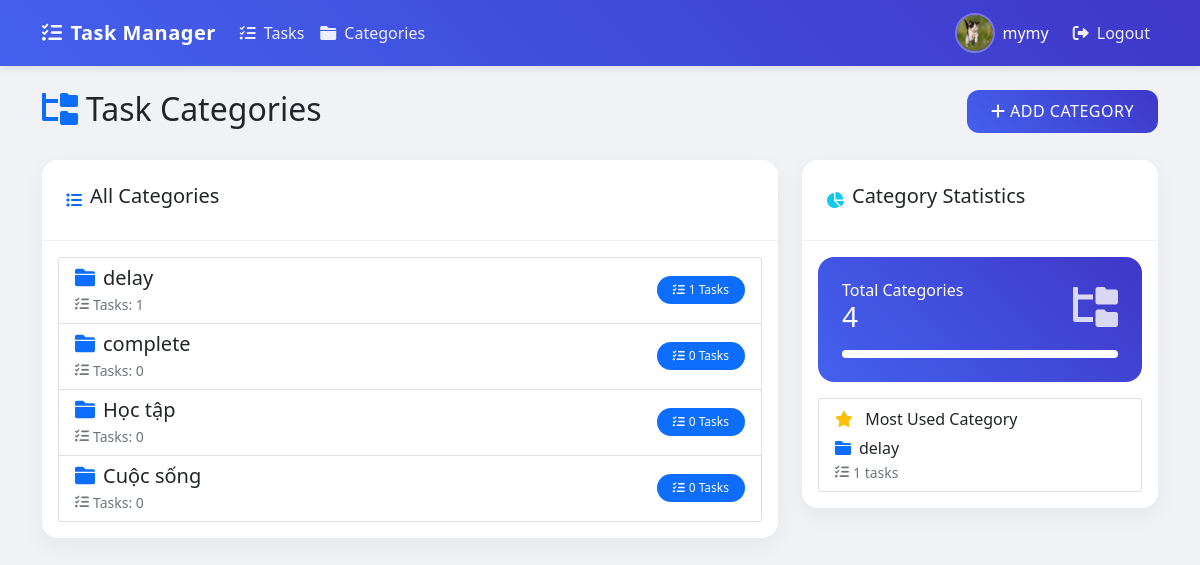
Before: /categories (signed in) with the older database file.
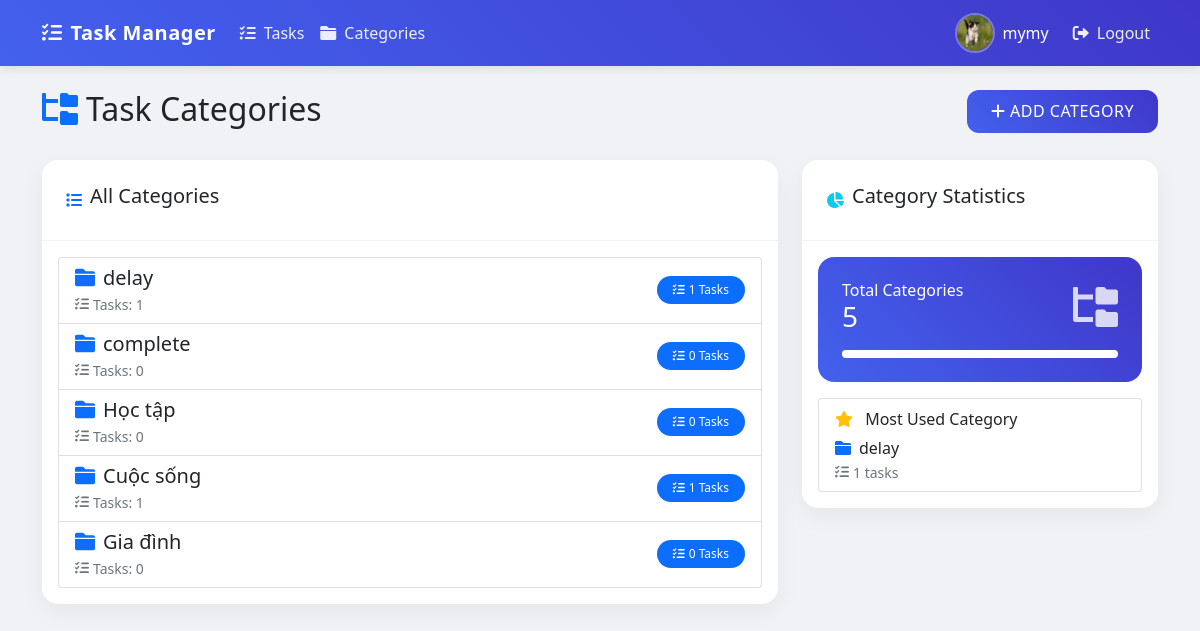
After: the same page with the newer database file.
### app.py (models this page shows)
class Category(db.Model):
    id = db.Column(db.Integer, primary_key=True)
    name = db.Column(db.String(100), nullable=False)
    tasks = db.relationship('Task', backref='category', lazy=True)

### app.py (the view, shortened to what this page needs)
@app.route('/categories', methods=['GET', 'POST'])
@login_required
def manage_categories():
    categories = Category.query.all()
    return render_template('categories.html', categories=categories)

### app.py (called while the page is built)
@login_manager.user_loader
def load_user(user_id):
    return User.query.get(int(user_id))

### templates/categories.html (shortened to what the changed rows need)
{% extends "base.html" %}
{% block content %}
<div class="row mb-4">
    <div class="col-md-8">
        <h2 class="d-flex align-items-center">
            <i class="fas fa-folder-tree me-2 text-primary"></i>
            Task Categories
        </h2>
    </div>
</div>
<div class="row">
    <div class="col-md-8">
        <div class="card">
            <div class="card-body">
                {% if categories %}
                <div class="list-group">
                    {% for category in categories %}
                    <div class="list-group-item">
                        <div class="d-flex justify-content-between align-items-center">
                            <div>
                                <h5 class="mb-1 d-flex align-items-center">
                                    <i class="fas fa-folder me-2 text-primary"></i>
                                    {{ category.name }}
                                </h5>
                                <small class="text-muted d-flex align-items-center">
                                    <i class="fas fa-tasks me-1"></i>
                                    Tasks: {{ category.tasks|length }}
                                </small>
                            </div>
                            <div class="d-flex align-items-center">
                                <span class="badge bg-primary rounded-pill d-flex align-items-center">
                                    <i class="fas fa-list-check me-1"></i>
                                    {{ category.tasks|length }} Tasks
                                </span>
                            </div>
                        </div>
                    </div>
                    {% endfor %}
                </div>
                {% endif %}
            </div>
        </div>
    </div>
    <div class="col-md-4">
        <div class="card">
            <div class="card-body">
                <div class="stat-card mb-3">
                    <div class="d-flex justify-content-between align-items-center mb-3">
                        <div>
                            <h6 class="mb-0">Total Categories</h6>
                            <h3 class="mb-0">{{ categories|length }}</h3>
                        </div>
                    </div>
                </div>
                {% if categories %}
                <div class="list-group">
                    <div class="list-group-item">
                        <div class="d-flex justify-content-between align-items-center">
                            <div>
                                <i class="fas fa-star text-warning me-2"></i>
                                <span>Most Used Category</span>
                            </div>
                        </div>
                        {% set most_used = categories|sort(attribute='tasks|length', reverse=true)|first %}
                        <div class="mt-2">
                            <h6 class="mb-1 d-flex align-items-center">
                                <i class="fas fa-folder me-2 text-primary"></i>
                                {{ most_used.name }}
                            </h6>
                            <small class="text-muted d-flex align-items-center">
                                <i class="fas fa-tasks me-1"></i>
                                {{ most_used.tasks|length }} tasks
                            </small>
                        </div>
                    </div>
                </div>
                {% endif %}
            </div>
        </div>
    </div>
</div>
{% endblock %}

Changed rows visible on the page:
computed for Category "Cuộc sống": tasks|length "0" → "1"
added Category: name "Gia đình", tasks|length "0"
Other visible differences:
{{ categories|length }}: "4" → "5"
